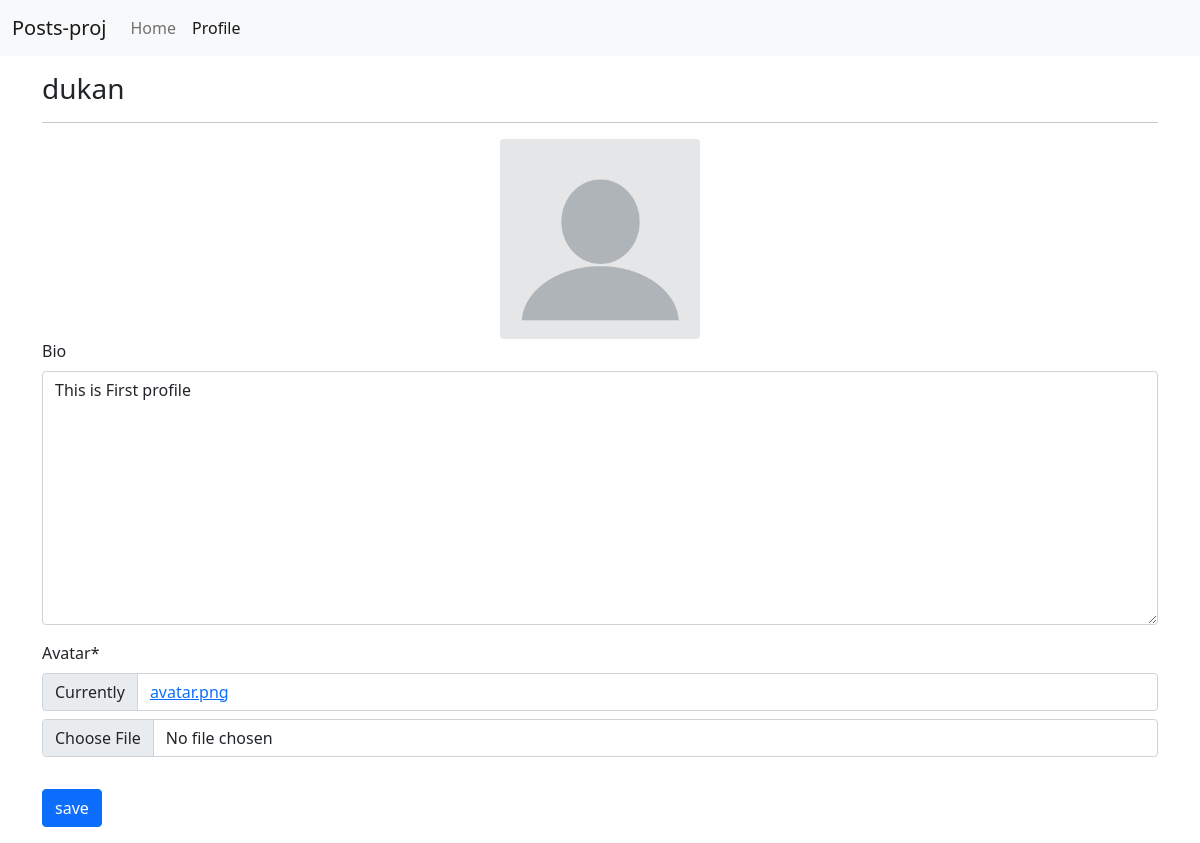
/profiles/my/ (signed in), run on an earlier commit of the app's database.
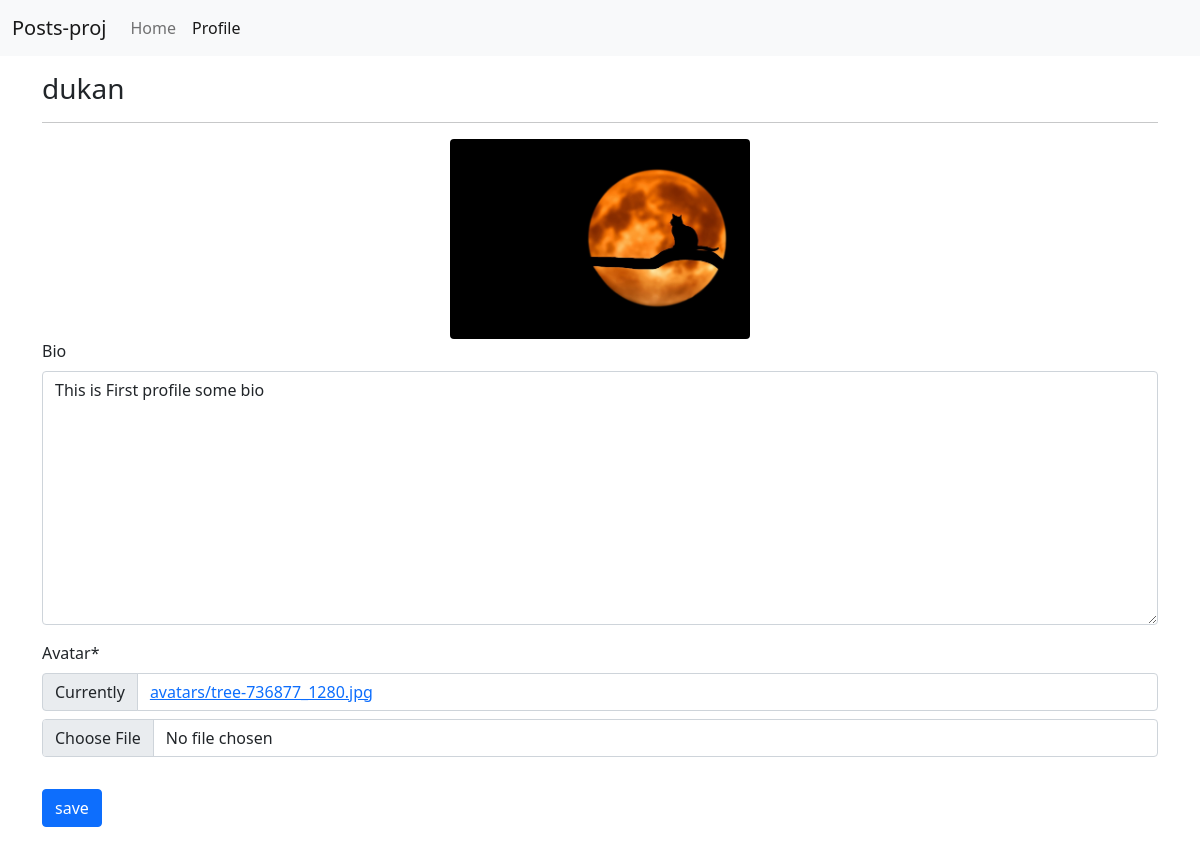
And on a later commit of the database.
### profiles/models.py (models this page shows, shortened)
class Profile(models.Model):
    user = models.OneToOneField(User, on_delete=models.CASCADE)
    bio = models.TextField(blank=True)
    avatar = models.ImageField(default = 'avatar.png', upload_to='avatars')
    updated = models.DateTimeField(auto_now=True)
    created = models.DateTimeField(auto_now_add=True)

### profiles/views.py (the view, shortened to what this page needs)
# urls.py: path('my/',my_profile_view, name='my-profile'),
@login_required
def my_profile_view(request):
    obj = Profile.objects.get(user = request.user)
    form = ProfileForm(request.POST or None, request.FILES or None, instance=obj)
    context = {
        'obj':obj,
        'form':form,
    }
    return render(request, 'profiles/main.html', context)

### profiles/forms.py
class ProfileForm(forms.ModelForm):
    class Meta:
        model = Profile
        fields = ('bio', 'avatar',)

### profiles/templates/profiles/main.html (shortened to what this page needs)
{% extends "base.html" %}
{% load static %}
{% load crispy_forms_tags %}
{% block content %}
    <h3>{{obj.user}}</h3>
    <hr>
    <div class="text-center" id="avatar-box">
        <img src="{{obj.avatar.url}}" class="rounded" height="200px" width="auto" alt="{{obj.user.username}}">
    </div>
    <form id="profile-form" >
        {{form|crispy}}
        <button type="submit" class="btn btn-primary mt-3">save</button>
    </form>
{% endblock content %}

### templates/base.html (shortened to what this page needs)
{% load static %}
<!doctype html>
<html lang="en">
  <head>
    <link href="https://cdn.jsdelivr.net/npm/bootstrap@5.0.0-beta2/dist/css/bootstrap.min.css" rel="stylesheet">
    <link rel="stylesheet" href="{% static 'style.css' %}">
    <link rel="stylesheet" href="https://unpkg.com/dropzone@5/dist/min/dropzone.min.css" type="text/css" />
  </head>
  <body>
    {% include "navbar.html" %}
    <div class="container mt-3 mb-3">
        {% block content %}
        {% endblock content %}
    </div>
  </body>
</html>

### templates/navbar.html (shortened to what this page needs)
{% url 'posts:main-board' as path_to_home %}
{% url 'profiles:my-profile' as path_to_my_profile %}
<nav class="navbar navbar-expand-lg navbar-light bg-light" >
    <div class="container-fluid">
        <a class="navbar-brand" href="{{path_to_home}}">Posts-proj</a>
        <div class="collapse navbar-collapse" id="navbarNav">
            <ul class="navbar-nav">
                <li class="nav-item">
                    <a class="nav-link {% if request.path == path_to_home %} active {% endif %}" href="{{ path_to_home }}">Home</a>
                </li>
                <li class="nav-item">
                    <a class="nav-link {% if request.path == path_to_my_profile %} active {% endif %}" href="{{ path_to_my_profile }}">Profile</a>
                </li>
            </ul>
        </div>
    </div>
</nav>

What changed in the data, as far as the page shows it:
changed Profile "dukan": avatar: picture added in place of a placeholder; bio "This is First profile" → "This is First profile some bio"
Also different on the page:
text no longer shown: "Bio Avatar * Currently avatar.png"
text now shown: "Bio Avatar * Currently avatars/tree-736877_1280.jpg"
